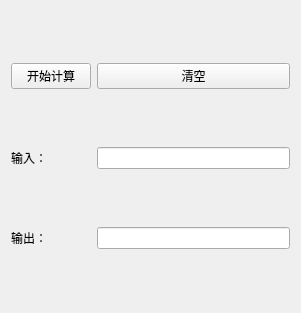
<?xml version="1.0" encoding="UTF-8"?>
<ui version="4.0">
 <class>MainWidget</class>
 <widget class="QWidget" name="MainWidget">
  <property name="geometry">
   <rect>
    <x>0</x>
    <y>0</y>
    <width>301</width>
    <height>313</height>
   </rect>
  </property>
  <property name="windowTitle">
   <string>Form</string>
  </property>
  <layout class="QGridLayout" name="gridLayout">
   <item row="1" column="0">
    <widget class="QLabel" name="inputText">
     <property name="text">
      <string>输入：</string>
     </property>
    </widget>
   </item>
   <item row="0" column="0">
    <widget class="QPushButton" name="calBtn">
     <property name="text">
      <string>开始计算</string>
     </property>
    </widget>
   </item>
   <item row="2" column="0">
    <widget class="QLabel" name="outputText">
     <property name="text">
      <string>输出：</string>
     </property>
    </widget>
   </item>
   <item row="0" column="1">
    <widget class="QPushButton" name="clearBtn">
     <property name="text">
      <string>清空</string>
     </property>
    </widget>
   </item>
   <item row="1" column="1">
    <widget class="QLineEdit" name="input"/>
   </item>
   <item row="2" column="1">
    <widget class="QLineEdit" name="output"/>
   </item>
  </layout>
 </widget>
 <resources/>
 <connections/>
</ui>
